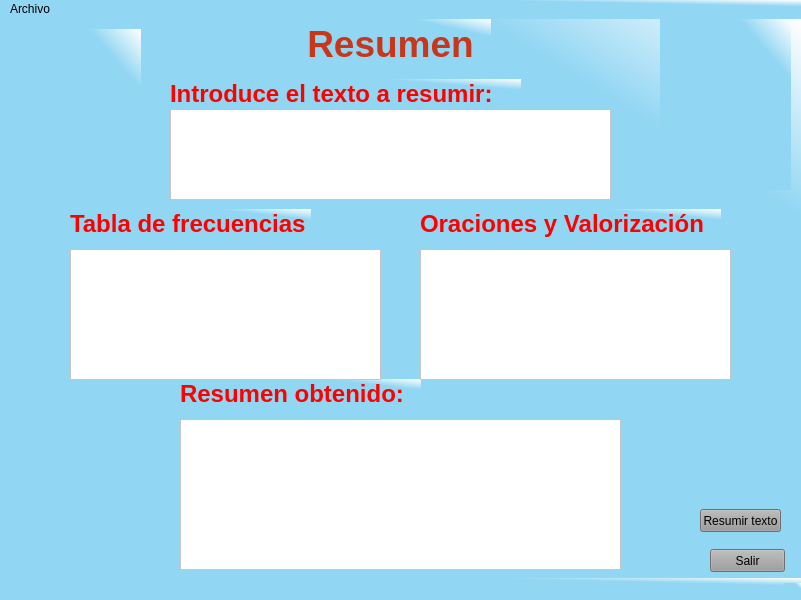
<?xml version="1.0" encoding="UTF-8"?>
<ui version="4.0">
 <class>MainWindow</class>
 <widget class="QMainWindow" name="MainWindow">
  <property name="geometry">
   <rect>
    <x>0</x>
    <y>0</y>
    <width>801</width>
    <height>600</height>
   </rect>
  </property>
  <property name="minimumSize">
   <size>
    <width>801</width>
    <height>600</height>
   </size>
  </property>
  <property name="maximumSize">
   <size>
    <width>801</width>
    <height>600</height>
   </size>
  </property>
  <property name="windowTitle">
   <string>MainWindow</string>
  </property>
  <property name="styleSheet">
   <string notr="true">background-color: qlineargradient(spread:pad, x1:0, y1:0, x2:1, y2:0, stop:0 rgba(145, 214, 243, 255), stop:1 rgba(255, 255, 255, 255));
background-color: qlineargradient(spread:pad, x1:0.824, y1:0.198864, x2:1, y2:0, stop:0 rgba(145, 214, 243, 255), stop:1 rgba(255, 255, 255, 255));</string>
  </property>
  <widget class="QWidget" name="centralwidget">
   <widget class="QPushButton" name="pushButton_Salir">
    <property name="geometry">
     <rect>
      <x>710</x>
      <y>530</y>
      <width>75</width>
      <height>23</height>
     </rect>
    </property>
    <property name="styleSheet">
     <string notr="true">background-color: rgb(157, 157, 157);</string>
    </property>
    <property name="text">
     <string>Salir</string>
    </property>
   </widget>
   <widget class="QPushButton" name="pushButton_Obtemer_Resumen">
    <property name="geometry">
     <rect>
      <x>700</x>
      <y>490</y>
      <width>81</width>
      <height>23</height>
     </rect>
    </property>
    <property name="styleSheet">
     <string notr="true">background-color: rgb(154, 154, 154);</string>
    </property>
    <property name="text">
     <string>Resumir texto</string>
    </property>
   </widget>
   <widget class="QLabel" name="label_TextoIntroduce_Texto">
    <property name="geometry">
     <rect>
      <x>170</x>
      <y>60</y>
      <width>351</width>
      <height>31</height>
     </rect>
    </property>
    <property name="text">
     <string>&lt;html&gt;&lt;head/&gt;&lt;body&gt;&lt;p&gt;&lt;span style=&quot; font-size:18pt; font-weight:600; color:#ff0000;&quot;&gt;Introduce el texto a resumir:&lt;/span&gt;&lt;/p&gt;&lt;/body&gt;&lt;/html&gt;</string>
    </property>
   </widget>
   <widget class="QLabel" name="label_Resumen_Obtenido">
    <property name="geometry">
     <rect>
      <x>180</x>
      <y>360</y>
      <width>241</width>
      <height>31</height>
     </rect>
    </property>
    <property name="text">
     <string>&lt;html&gt;&lt;head/&gt;&lt;body&gt;&lt;p&gt;&lt;span style=&quot; font-size:18pt; font-weight:600; color:#ff0000;&quot;&gt;Resumen obtenido:&lt;/span&gt;&lt;/p&gt;&lt;/body&gt;&lt;/html&gt;</string>
    </property>
   </widget>
   <widget class="QTextEdit" name="textEdit_Entrada_de_texto">
    <property name="geometry">
     <rect>
      <x>170</x>
      <y>90</y>
      <width>441</width>
      <height>91</height>
     </rect>
    </property>
    <property name="styleSheet">
     <string notr="true">background-color: rgb(255, 255, 255);</string>
    </property>
   </widget>
   <widget class="QTextEdit" name="textEdit_Salida_Resumen_Obtenido">
    <property name="geometry">
     <rect>
      <x>180</x>
      <y>400</y>
      <width>441</width>
      <height>151</height>
     </rect>
    </property>
    <property name="styleSheet">
     <string notr="true">background-color: rgb(255, 255, 255);</string>
    </property>
    <property name="readOnly">
     <bool>false</bool>
    </property>
   </widget>
   <widget class="QTextEdit" name="textEdit_Salida_Tabla_Frecuencias">
    <property name="geometry">
     <rect>
      <x>70</x>
      <y>230</y>
      <width>311</width>
      <height>131</height>
     </rect>
    </property>
    <property name="styleSheet">
     <string notr="true">background-color: rgb(255, 255, 255);</string>
    </property>
    <property name="readOnly">
     <bool>false</bool>
    </property>
   </widget>
   <widget class="QLabel" name="label_Texto_Tabla_fr">
    <property name="geometry">
     <rect>
      <x>70</x>
      <y>190</y>
      <width>241</width>
      <height>31</height>
     </rect>
    </property>
    <property name="text">
     <string>&lt;html&gt;&lt;head/&gt;&lt;body&gt;&lt;p&gt;&lt;span style=&quot; font-size:18pt; font-weight:600; color:#ff0000;&quot;&gt;Tabla de frecuencias&lt;/span&gt;&lt;/p&gt;&lt;/body&gt;&lt;/html&gt;</string>
    </property>
   </widget>
   <widget class="QLabel" name="label_titulo">
    <property name="geometry">
     <rect>
      <x>290</x>
      <y>0</y>
      <width>201</width>
      <height>51</height>
     </rect>
    </property>
    <property name="text">
     <string>&lt;html&gt;&lt;head/&gt;&lt;body&gt;&lt;p align=&quot;center&quot;&gt;&lt;span style=&quot; font-size:28pt; font-weight:600; color:#c8371a;&quot;&gt;Resumen&lt;/span&gt;&lt;/p&gt;&lt;/body&gt;&lt;/html&gt;</string>
    </property>
   </widget>
   <widget class="QLabel" name="label_escudo_unam">
    <property name="geometry">
     <rect>
      <x>10</x>
      <y>10</y>
      <width>131</width>
      <height>171</height>
     </rect>
    </property>
    <property name="styleSheet">
     <string notr="true">border-image: url(:/escudoUnam/Imagenes/ImagenesSesion/unam.png);</string>
    </property>
    <property name="text">
     <string/>
    </property>
   </widget>
   <widget class="QLabel" name="label_escudo_fi">
    <property name="geometry">
     <rect>
      <x>660</x>
      <y>0</y>
      <width>131</width>
      <height>171</height>
     </rect>
    </property>
    <property name="styleSheet">
     <string notr="true">border-image: url(:/escudofi/Imagenes/InterfazPrincipal/escudo_fi_color.png);</string>
    </property>
    <property name="text">
     <string/>
    </property>
   </widget>
   <widget class="QTextEdit" name="textEdit_Salida_Organizacion_Valorizacion">
    <property name="geometry">
     <rect>
      <x>420</x>
      <y>230</y>
      <width>311</width>
      <height>131</height>
     </rect>
    </property>
    <property name="styleSheet">
     <string notr="true">background-color: rgb(255, 255, 255);</string>
    </property>
    <property name="readOnly">
     <bool>false</bool>
    </property>
   </widget>
   <widget class="QLabel" name="label_Texto_Org_Y_Valorizacion">
    <property name="geometry">
     <rect>
      <x>420</x>
      <y>190</y>
      <width>301</width>
      <height>31</height>
     </rect>
    </property>
    <property name="text">
     <string>&lt;html&gt;&lt;head/&gt;&lt;body&gt;&lt;p&gt;&lt;span style=&quot; font-size:18pt; font-weight:600; color:#ff0000;&quot;&gt;Oraciones y Valorización&lt;/span&gt;&lt;/p&gt;&lt;/body&gt;&lt;/html&gt;</string>
    </property>
   </widget>
  </widget>
  <widget class="QMenuBar" name="menubar">
   <property name="geometry">
    <rect>
     <x>0</x>
     <y>0</y>
     <width>801</width>
     <height>21</height>
    </rect>
   </property>
   <widget class="QMenu" name="menuArchivo">
    <property name="title">
     <string>Archivo</string>
    </property>
   </widget>
   <addaction name="menuArchivo"/>
  </widget>
  <widget class="QStatusBar" name="statusbar"/>
 </widget>
 <resources>
  <include location="../Logos/LogoVentanaInicio/LogoEscudoFi.qrc"/>
  <include location="../Logos/LogoVentanaInicio/LogoEscudoUNAM.qrc"/>
 </resources>
 <connections>
  <connection>
   <sender>pushButton_Salir</sender>
   <signal>clicked()</signal>
   <receiver>MainWindow</receiver>
   <slot>close()</slot>
   <hints>
    <hint type="sourcelabel">
     <x>532</x>
     <y>488</y>
    </hint>
    <hint type="destinationlabel">
     <x>554</x>
     <y>367</y>
    </hint>
   </hints>
  </connection>
 </connections>
</ui>
